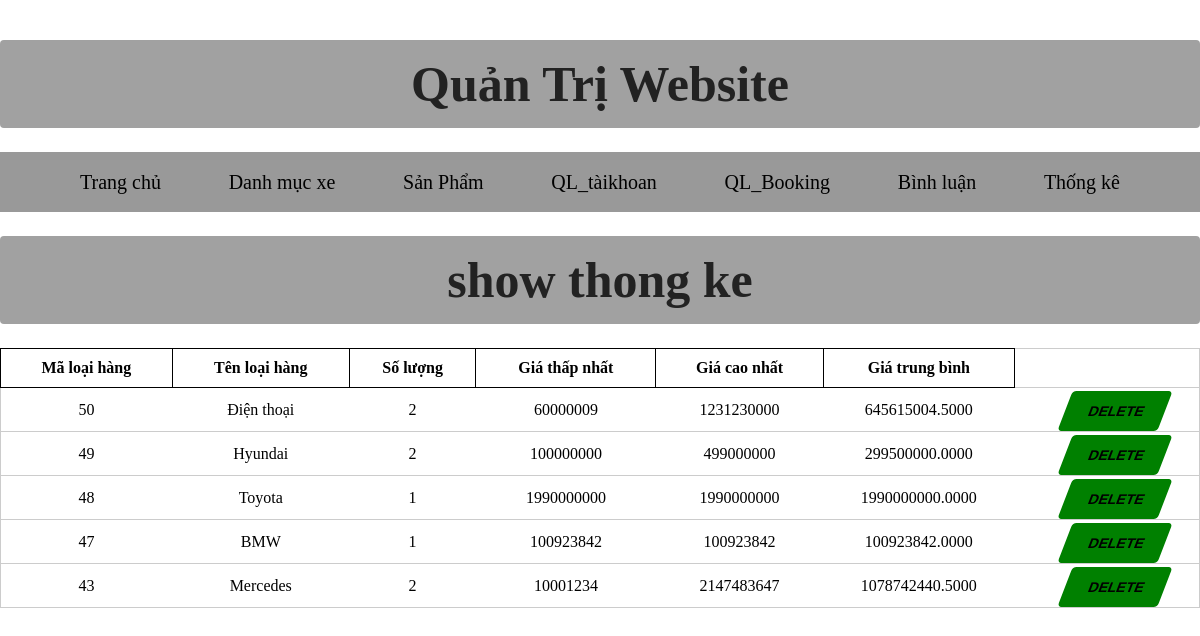
Screenshot of /admin/index.php?act=listthongke with the database file from the repository.
### tables this page shows
CREATE TABLE `danhmuc` (
  `id` int(11) NOT NULL,
  `name1` varchar(255) NOT NULL
);

### modal/pdo.php (called while the page is built, shortened)
<?php
function pdo_get_connection(){
    $dburl = "mysql:host=localhost;dbname=duan1;charset=utf8";
    $username = 'root';
    $password = '';
    $conn = new PDO($dburl, $username, $password);
    $conn->setAttribute(PDO::ATTR_ERRMODE, PDO::ERRMODE_EXCEPTION);
    return $conn;
}
function pdo_query($sql){
    $sql_args = array_slice(func_get_args(), 1);
    try{
        $conn = pdo_get_connection();
        $stmt = $conn->prepare($sql);
        $stmt->execute($sql_args);
        $rows = $stmt->fetchAll();
        return $rows;
    }
    catch(PDOException $e){
        throw $e;
    }
    finally{
        unset($conn);
    }
}

### modal/thongke.php (called while the page is built, shortened)
<?php
function load_all_thongke()
{
    $sql  = "SELECT danhmuc.id, danhmuc.name1, COUNT(sanpham.id_xebook) as count_sp, min(sanpham.price) as min_gia, max(sanpham.price) as max_gia, avg(sanpham.price) as avg_gia";
    $sql .= " from sanpham left join danhmuc on danhmuc.id = sanpham.iddm";
    $sql .= " group by danhmuc.id order by danhmuc.id desc";
    $list_thongke = pdo_query($sql);
    return $list_thongke;
}

### admin/thongke/list.php (the view, shortened to what this page needs)
<div class="bg-gray-200 ">
    <div class="container mx-auto p-24">
        <h1 class="container mx-auto text-4xl text-red-500">show thong ke</h1>
        <table class="table-auto border-separate border border-green-900">
            <thead>
                <tr>
                    <th class="border border-green-600 px-3">Mã loại hàng</th>
                    <th class="border border-green-600 px-3">Tên loại hàng</th>
                    <th class="border border-green-600 px-3">Số lượng</th>
                    <th class="border border-green-600 px-3">Giá thấp nhất</th>
                    <th class="border border-green-600 px-3">Giá cao nhất</th>
                    <th class="border border-green-600 px-3">Giá trung bình</th>
                </tr>
            </thead>
            <tbody>
                <?php
                foreach ($list_thongke as $show) {
                    extract($show);
                    echo '
                <tr>
                    <td class="border border-green-600 px-3">' . $id . '</td>
                    <td class="border border-green-600 px-3">' . $name1 . '</td>
                    <td class="border border-green-600 px-3">' . $count_sp . '</td>
                    <td class="border border-green-600 px-3">' . $min_gia . '</td>
                    <td class="border border-green-600 px-3">' . $max_gia . '</td>
                    <td class="border border-green-600 px-3">' . $avg_gia . '</td>
                    <td>
                    <a href="index.php?act=xoatk&id='.$id.'"><button class="normal update" >Delete</button></a>
                </td>
                </tr>
            ';
                }
                ?>
            </tbody>
        </table>
        <br> <br>
    </div>
</div>

### admin/style.css (style rules this page uses)
* { margin: 0; padding: 0; }
h1 { font-size: 50px; line-height: 64px; color: #222; }
button.normal { font-size: 14px; font-weight: 600; padding: 15px 30px; color: #000; background-color: #fff; border-radius: 4px; cursor: pointer; border: none; outline: none; transition: 0.2s; }
body { width: 100%; }

### admin/style2.css (style rules this page uses)
h1 { padding: 12px 0; background-color: #a1a1a1; text-align: center; border-radius: 4px; margin-bottom: 24px; }
table, th ,tr { border:1px solid #ccc; }
table { border-collapse:collapse; }
thead { font-weight: 500; }
button.update { background-color: green; padding: 12px 24px; }
table, th { border:1px solid black; padding: 10px; }
tr { text-align: center; }
table { width: 100%; border-collapse:collapse; }
button { background: rgb(245, 240, 240); border: none; padding: 10px 20px; display: inline-block; font-size: 15px; font-weight: 600; width: 100px; text-transform: uppercase; cursor: pointer; transform: skew(-21deg); cursor: default; margin: 3px 1px 0px 18px; }
button::before { content: ''; position: absolute; top: 0; bottom: 0; right: 100%; left: 0; background: rgb(20, 20, 20); opacity: 0; z-index: -1; transition: all 0.5s; }

### rows the page displays
danhmuc: id "50", name1 "Điện thoại", count_sp "2", min_gia "60000009", max_gia "1231230000", avg_gia "645615004.5000"
danhmuc: id "49", name1 "Hyundai", count_sp "2", min_gia "100000000", max_gia "499000000", avg_gia "299500000.0000"
danhmuc: id "48", name1 "Toyota", count_sp "1", min_gia "1990000000", max_gia "1990000000", avg_gia "1990000000.0000"
danhmuc: id "47", name1 "BMW", count_sp "1", min_gia "100923842", max_gia "100923842", avg_gia "100923842.0000"
danhmuc: id "43", name1 "Mercedes", count_sp "2", min_gia "10001234", max_gia "2147483647", avg_gia "1078742440.5000"
